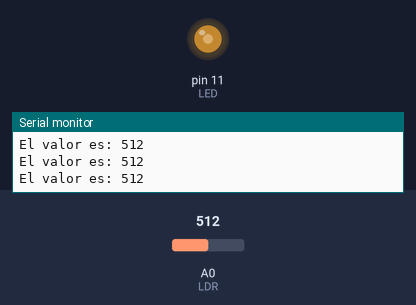
This sketch was run on a simulated Arduino Uno, built with avr-gcc and run on an emulated ATmega328P. Shown: output pins drawn as LEDs (lit = HIGH), the last lines printed to the serial monitor. Inputs (shaded band) come from the test bench; at power-on: A0 (LDR) = 512.

Above: at 1.2 s.
1.3 s: A0 (LDR) set to 716
At 1.9 s:
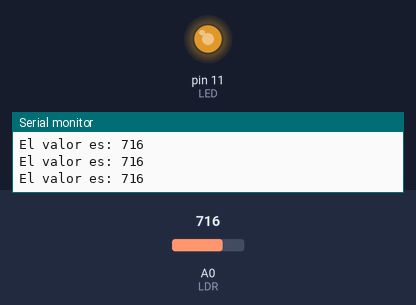
2.8 s: A0 (LDR) set to 900
At 3.3 s:
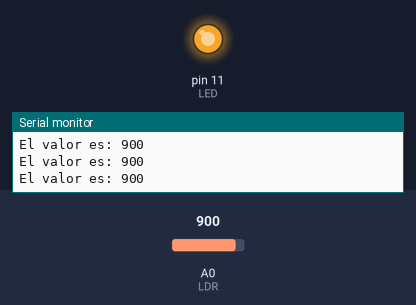
4.3 s: A0 (LDR) set to 943
At 4.7 s:
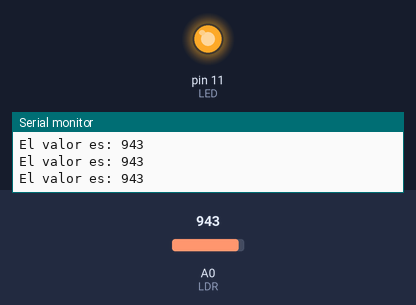
5.8 s: A0 (LDR) set to 954
At 7.0 s:
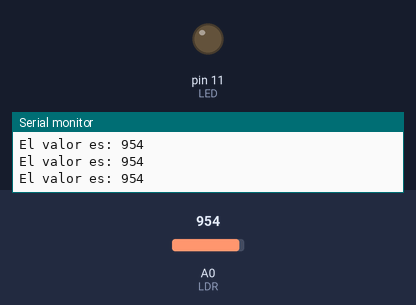
7.3 s: A0 (LDR) set to 1023
At 8.5 s:
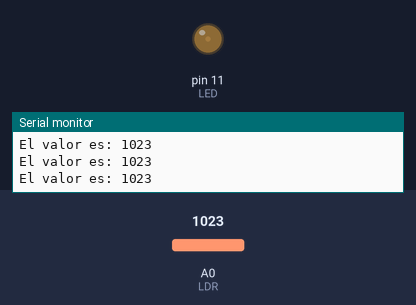
8.8 s: A0 (LDR) set to 511
At 10.0 s:
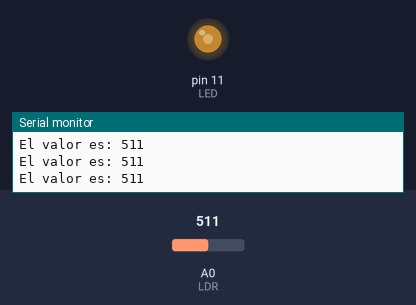
Timing chart, 0 to 11.3 s (numbered marks = the images above; inputs shaded):
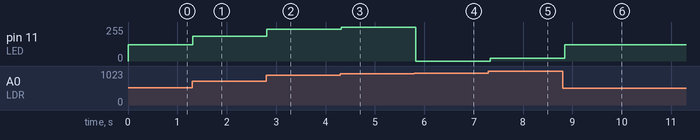

Measured:
- the behaviour switches between 953 and 954 on A0 (LDR) (found by bisection; images 3 and 4)
- after the input at 1.3 s, pin 11 (LED): 123/255 → 184/255 at once
- after the input at 2.8 s, pin 11 (LED): 184/255 → 240/255 at once
- after the input at 4.3 s, pin 11 (LED): 240/255 → 252/255 at once
- after the input at 5.8 s, pin 11 (LED): 252/255 → 0/255 at once
- after the input at 7.3 s, pin 11 (LED): 0/255 → 20/255 at once
- after the input at 8.8 s, pin 11 (LED): 20/255 → 123/255 at once

The sketch:

nivel_de_luz_con_funcion_map.ino
```cpp
int LDR = A0; //
int LED = 11; // es una de las salidas PWM
int vldr, vled;

void setup() {
  pinMode(LED, OUTPUT);
  pinMode(LDR, INPUT);
  Serial.begin(9600);
}

void loop() {
  vldr = analogRead(LDR);
  vled = map(vldr, 100, 950, 0, 255);
  analogWrite(LED, vled);

  Serial.print("El valor es: ");
  Serial.println(vldr);

  delay(100);
}
```
